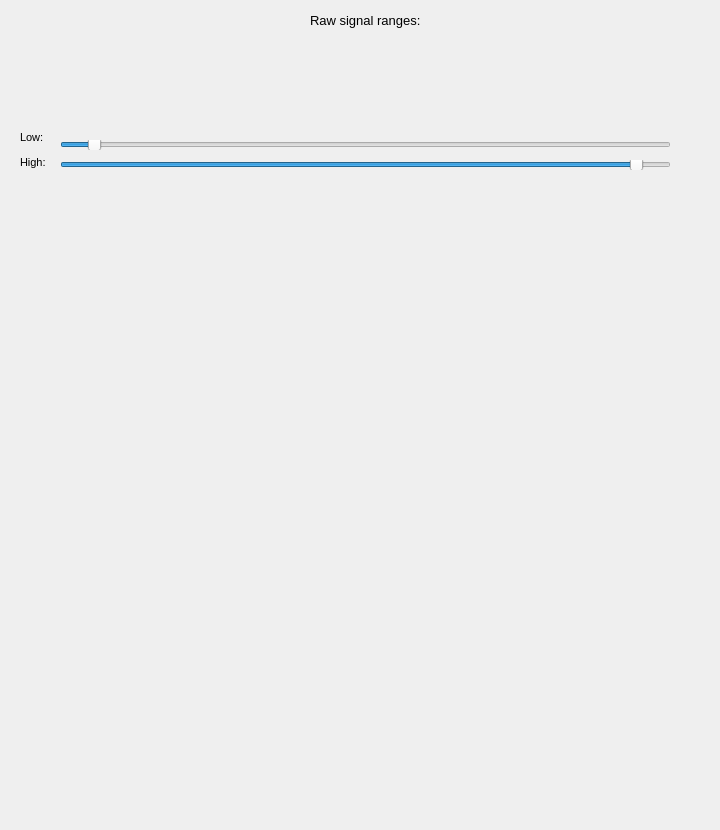
   <widget class="QWidget" name="tab_3">
    <attribute name="title">
     <string>Red channel</string>
    </attribute>
    <widget class="PlotWidget" name="pyqtgraph_histogram_red_channel" native="true">
     <property name="geometry">
      <rect>
       <x>20</x>
       <y>40</y>
       <width>681</width>
       <height>91</height>
      </rect>
     </property>
    </widget>
    <widget class="PlotWidget" name="pyqtgraph_red_pmt_image" native="true">
     <property name="geometry">
      <rect>
       <x>20</x>
       <y>170</y>
       <width>690</width>
       <height>651</height>
      </rect>
     </property>
    </widget>
    <widget class="QLabel" name="label_info_raw_signal_range_red_channel">
     <property name="geometry">
      <rect>
       <x>310</x>
       <y>10</y>
       <width>401</width>
       <height>21</height>
      </rect>
     </property>
     <property name="font">
      <font>
       <pointsize>10</pointsize>
      </font>
     </property>
     <property name="text">
      <string>Raw signal ranges:</string>
     </property>
    </widget>
    <widget class="QLabel" name="label_121">
     <property name="geometry">
      <rect>
       <x>20</x>
       <y>130</y>
       <width>681</width>
       <height>41</height>
      </rect>
     </property>
     <property name="font">
      <font>
       <pointsize>10</pointsize>
      </font>
     </property>
     <property name="text">
      <string>&lt;html&gt;&lt;head/&gt;&lt;body&gt;&lt;p&gt;&lt;span style=&quot; font-size:8pt;&quot;&gt;Low:&lt;/span&gt;&lt;/p&gt;&lt;p&gt;&lt;span style=&quot; font-size:8pt;&quot;&gt;High:&lt;/span&gt;&lt;/p&gt;&lt;/body&gt;&lt;/html&gt;</string>
     </property>
    </widget>
    <widget class="QSlider" name="red_channel_slider_low">
     <property name="geometry">
      <rect>
       <x>60</x>
       <y>140</y>
       <width>611</width>
       <height>10</height>
      </rect>
     </property>
     <property name="minimum">
      <number>9800</number>
     </property>
     <property name="maximum">
      <number>14296</number>
     </property>
     <property name="singleStep">
      <number>10</number>
     </property>
     <property name="pageStep">
      <number>100</number>
     </property>
     <property name="value">
      <number>10000</number>
     </property>
     <property name="orientation">
      <enum>Qt::Horizontal</enum>
     </property>
    </widget>
    <widget class="QSlider" name="red_channel_slider_high">
     <property name="geometry">
      <rect>
       <x>60</x>
       <y>160</y>
       <width>611</width>
       <height>10</height>
      </rect>
     </property>
     <property name="minimumSize">
      <size>
       <width>611</width>
       <height>0</height>
      </size>
     </property>
     <property name="minimum">
      <number>9800</number>
     </property>
     <property name="maximum">
      <number>14296</number>
     </property>
     <property name="singleStep">
      <number>10</number>
     </property>
     <property name="pageStep">
      <number>100</number>
     </property>
     <property name="value">
      <number>14095</number>
     </property>
     <property name="orientation">
      <enum>Qt::Horizontal</enum>
     </property>
    </widget>
   </widget>
